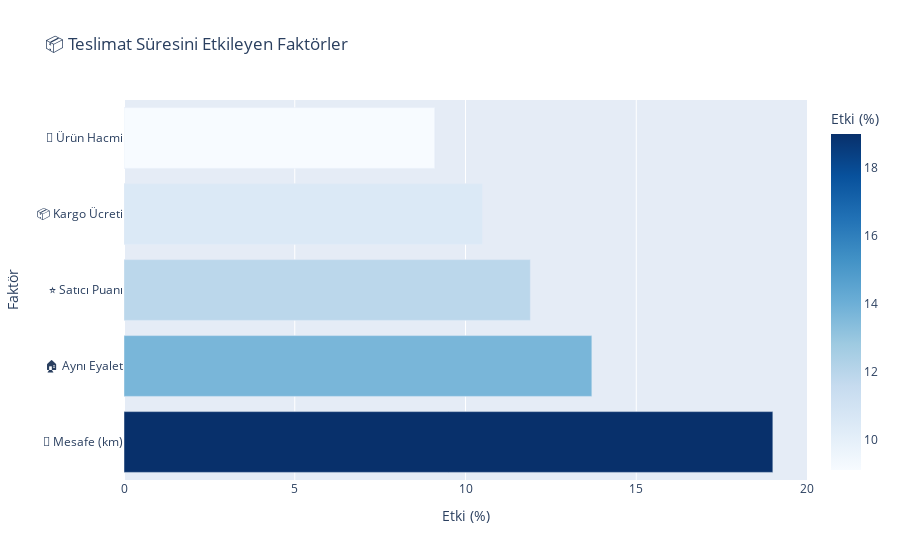

Source (notebook cell):
### Markdown cell above
## 2. En Önemli Faktörler

Operasyon ve pazarlama ekiplerinin odaklanması gereken alanlar:

### Code cell
# Feature importance - Teslimat
features_delivery = pd.DataFrame({
    'Faktör': ['📍 Mesafe (km)', '🏠 Aynı Eyalet', '⭐ Satıcı Puanı', '📦 Kargo Ücreti', '📐 Ürün Hacmi'],
    'Etki (%)': [19.0, 13.7, 11.9, 10.5, 9.1]
})

fig = px.bar(features_delivery, x='Etki (%)', y='Faktör', orientation='h',
             title='📦 Teslimat Süresini Etkileyen Faktörler',
             color='Etki (%)', color_continuous_scale='Blues')
fig.show()

print("💡 Aksiyon: Uzak eyaletler için lojistik partner anlaşması değerlendirin.")

### Figure 1 — Plotly figure (JSON) as saved in the notebook; plotly's stock layout.template omitted (floating-point values rounded to 4 significant figures)
{"data": [{"hovertemplate": "Etki (%)=%{marker.color}<br>Faktör=%{y}<extra></extra>", "legendgroup": "", "marker": {"color": [19.0, 13.7, 11.9, 10.5, 9.1], "coloraxis": "coloraxis", "pattern": {"shape": ""}}, "name": "", "orientation": "h", "showlegend": false, "textposition": "auto", "type": "bar", "x": [19.0, 13.7, 11.9, 10.5, 9.1], "xaxis": "x", "y": ["📍 Mesafe (km)", "🏠 Aynı Eyalet", "⭐ Satıcı Puanı", "📦 Kargo Ücreti", "📐 Ürün Hacmi"], "yaxis": "y"}], "layout": {"barmode": "relative", "coloraxis": {"colorbar": {"title": {"text": "Etki (%)"}}, "colorscale": [[0, "rgb(247,251,255)"], [0.125, "rgb(222,235,247)"], [0.25, "rgb(198,219,239)"], [0.375, "rgb(158,202,225)"], [0.5, "rgb(107,174,214)"], [0.625, "rgb(66,146,198)"], [0.75, "rgb(33,113,181)"], [0.875, "rgb(8,81,156)"], [1, "rgb(8,48,107)"]]}, "legend": {"tracegroupgap": 0}, "title": {"text": "📦 Teslimat Süresini Etkileyen Faktörler"}, "xaxis": {"anchor": "y", "domain": [0, 1], "title": {"text": "Etki (%)"}}, "yaxis": {"anchor": "x", "domain": [0, 1], "title": {"text": "Faktör"}}}}
